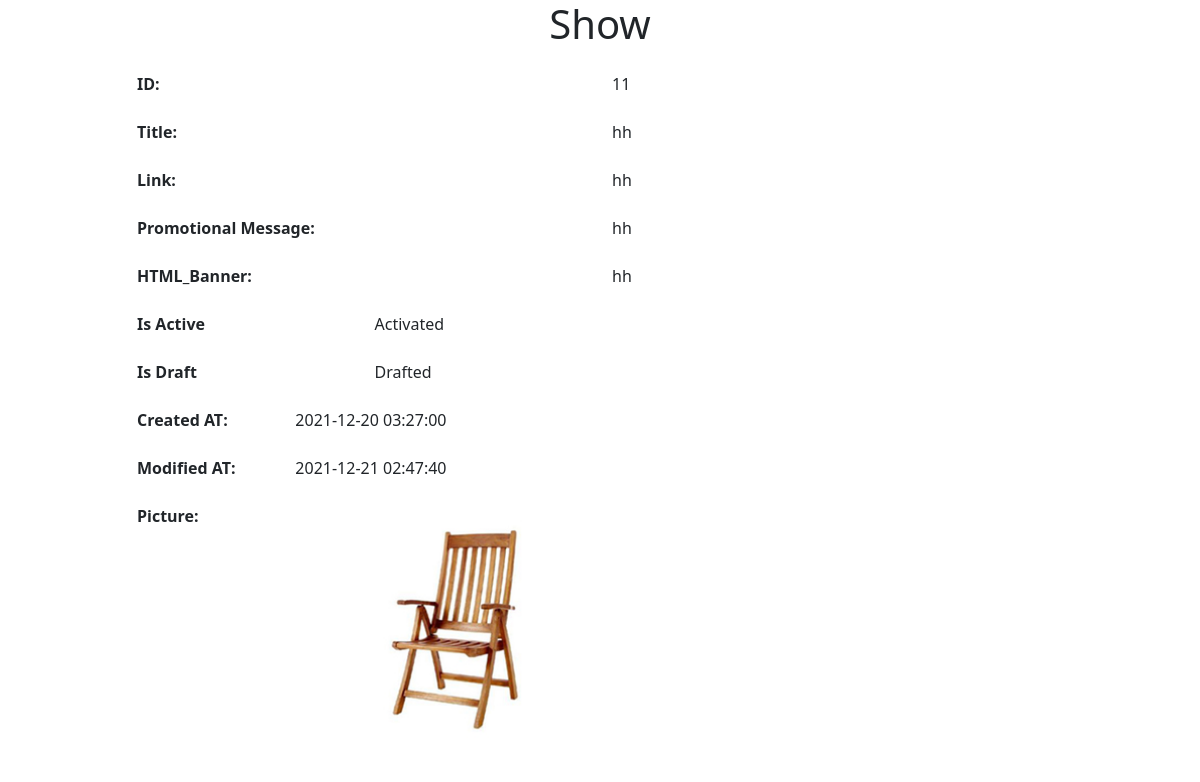
/admin/Banner/show.php?id=11, run on the app's committed database.
### tables this page shows
CREATE TABLE `banners` (
  `id` int(11) NOT NULL,
  `title` varchar(55) NOT NULL,
  `link` varchar(255) NOT NULL,
  `promotional_message` varchar(255) DEFAULT NULL,
  `html_banner` varchar(255) NOT NULL,
  `is_active` tinyint(4) NOT NULL DEFAULT '0',
  `is_draft` tinyint(4) NOT NULL DEFAULT '0',
  `picture` varchar(55) DEFAULT NULL,
  `created_at` datetime NOT NULL DEFAULT CURRENT_TIMESTAMP,
  `modified_at` datetime NOT NULL DEFAULT CURRENT_TIMESTAMP
);

### src/Banner.php (called while the page is built, shortened)
<?php
class Banner
{
    public $conn=null;
    public function __construct()
    {
        $this->conn = new PDO("mysql:host=localhost;dbname=ecommerceseip", 'root', '');
        $this->conn->setAttribute(PDO::ATTR_ERRMODE, PDO::ERRMODE_EXCEPTION);
    }
 public function show(){
     $_id = $_GET['id'];
     $query = "SELECT * FROM `banners` WHERE id = :id";
     $stmt = $this->conn->prepare($query);
     $stmt->bindParam(':id', $_id);
     $result = $stmt->execute();
     $banner = $stmt->fetch();
     return $banner;
 }
}

### config.php (called while the page is built, shortened)
<?php
$webroot = "http://localhost/cruddb/";

### admin/Banner/show.php (the view, shortened to what this page needs)
<?php
include_once($_SERVER['DOCUMENT_ROOT']."/cruddb/config.php");
$_show= new Banner();
$banner = $_show->show();
?>
<!doctype html>
<html lang="en">
<head>
    <link href="https://cdn.jsdelivr.net/npm/bootstrap@5.1.3/dist/css/bootstrap.min.css" rel="stylesheet">
</head>
<body>
<section>
    <div class="container">
        <div class="row justify-content-center">
            <div class="col-md-10">
                <h1 class="text-center mb-4">Show</h1>
                <dl class="row">
                    <dt class="col-md-6">ID:</dt>
                    <dd class="col-md-6"><?= $banner['id'];?></dd>
                </dl>
                <dl class="row">
                    <dt class="col-md-6">Title:</dt>
                    <dd class="col-md-6"><?= $banner['title'];?></dd>
                </dl>
                <dl class="row">
                    <dt class="col-md-6">Link:</dt>
                    <dd class="col-md-6"><?= $banner['link'];?></dd>
                </dl>
                <dl class="row">
                    <dt class="col-md-6">Promotional Message:</dt>
                    <dd class="col-md-6"><?= $banner['promotional_message'];?></dd>
                </dl>
                <dl class="row">
                    <dt class="col-md-6">HTML_Banner:</dt>
                    <dd class="col-md-6"><?= $banner['html_banner'];?></dd>
                </dl>
                <dl class="row">
                    <dt class="col-md-3">Is Active</dt>
                    <dd class="col-md-9">
                        <?php
                        echo $banner['is_active'] ? 'Activated' : 'Deactivated';
                        ?>
                    </dd>
                </dl>
                <dl class="row">
                    <dt class="col-md-3">Is Draft</dt>
                    <dd class="col-md-9">
                        <?php
                        echo $banner['is_draft'] ? 'Drafted' : 'Not Drafted';
                        ?>
                    </dd>
                </dl>
                <dl class="row">
                    <dt class="col-md-2">Created AT:</dt>
                    <dd class="col-md-10"><?= $banner['created_at'];?></dd>
                </dl>
                <dl class="row">
                    <dt class="col-md-2">Modified AT:</dt>
                    <dd class="col-md-10"><?= $banner['modified_at'];?></dd>
                </dl>
                <dl class="row">
                    <dt class="col-md-2">Picture:</dt>
                    <dd class="col-md-10">
                        <img height="250px" src="<?=$webroot;?>uploads/<?=$banner['picture'];?>">
                    </dd>
                </dl>
            </div>
        </div>
    </div>
</section>
</body>
</html>

### data on the page
banners: id "11", title "hh", link "hh", promotional_message "hh", html_banner "hh", created_at "2021-12-20 03:27:00", modified_at "2021-12-21 02:47:40", picture (picture)
